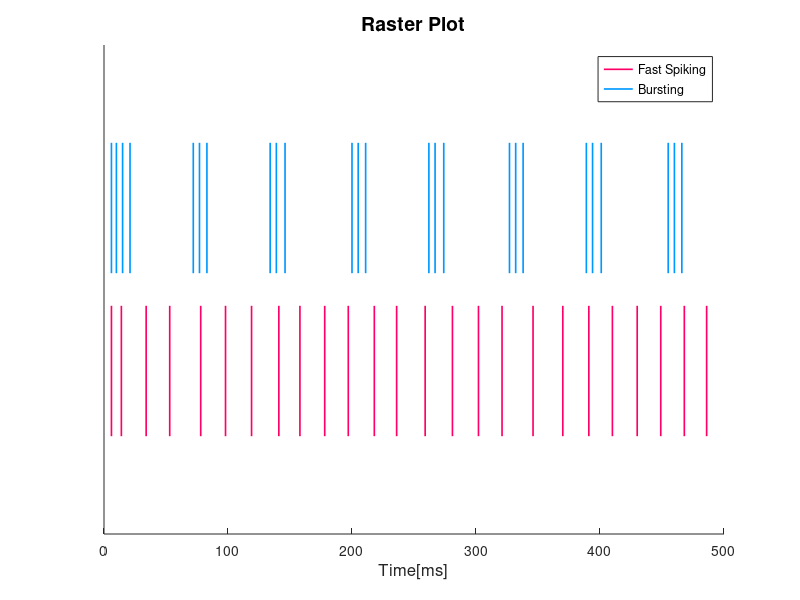

This figure's MATLAB source: (Note: this script raises an error after producing the figure.)
%% Problem 1 - c)
clear; clc; clf;

dt=1;                                       % Time resolution [ms]
tau=1;                                      % Time constant
T=500;                                      % Time [ms]

%% Fast Spking
V=-65*ones(length(-50:T/dt),1);             % Voltage [mV]
u=zeros(length(-50:T/dt),1);
I=zeros(length(-50:T/dt),1);                
I(51:end)=10*ones(length(I(51:end)),1);     % Current is 10mA starting from t=0ms
FS_Spk_time=zeros(length(0:T/dt),1);        % Array for Spike timing [ms]

FS=[0.04, 0.2, -65, 2];                     % Parameters for fast spiking

tmp=FS; a=tmp(1); b=tmp(2); c=tmp(3); d=tmp(4);

u(1)=V(1)*b;

for it=1:T/dt+50;
    V(it+1)=(V(it)+(0.04*V(it)^2+5*V(it)+140-u(it)+I(it))*dt/tau).*(V(it)<=30)+c.*(V(it)>30);
    u(it+1)=u(it)+(a*(b*V(it+1)-u(it))*dt/tau).*(V(it)<=30)+d.*(V(it)>30);
    if it>=51                               % After first 50ms (for stabilizing the volatge
        FS_Spk_time(it-50)=(V(it)>30);      % Find spike timings
    end
end

V=V(51:end);                                % Only obtain V(t) where t>0
u=u(51:end);                                % Only obtain u(t) where t>0

FS_Spk_moment=find(FS_Spk_time==1);         % Moment where spike is generated [ms]

%% Fast Spking
V=-65*ones(length(-50:T/dt),1);             % Voltage [mV]
u=zeros(length(-50:T/dt),1);
I=zeros(length(-50:T/dt),1);                
I(51:end)=10*ones(length(I(51:end)),1);     % Current is 10mA starting from t=0ms
Bur_Spk_time=zeros(length(0:T/dt),1);       % Array for Spike timing [ms]

Bur=[0.02, 0.2, -50, 2.5];                  % Parameters for bursting

tmp=Bur; a=tmp(1); b=tmp(2); c=tmp(3); d=tmp(4);

u(1)=V(1)*b;

for it=1:T/dt+50;
    V(it+1)=(V(it)+(0.04*V(it)^2+5*V(it)+140-u(it)+I(it))*dt/tau).*(V(it)<=30)+c.*(V(it)>30);
    u(it+1)=u(it)+(a*(b*V(it+1)-u(it))*dt/tau).*(V(it)<=30)+d.*(V(it)>30);
    if it>=51                               % After first 50ms (for stabilizing the volatge)
        Bur_Spk_time(it-50)=(V(it)>30);     % Find spike timings
    end
end

V=V(51:end);                                % Only obtain V(t) where t>0
u=u(51:end);                                % Only obtain u(t) where t>0

Bur_Spk_moment=find(Bur_Spk_time==1);       % Moment where spike is generated [ms]

%% Raster Plot
figure(1);
hold on;
spk_arr=FS_Spk_time;
spk=spk_arr.*2-1;
n=find(spk==1);                             % Find spike regions
for it=1:length(n)
    p1=plot([n(it) n(it)],[0.6 1.4], 'color',[1 0 0.4], 'Linewidth',1.2);
end

spk_arr=Bur_Spk_time;
spk=spk_arr.*2-1;
n=find(spk==1);                             % Find spike regions
for it=1:length(n)
    p2=plot([n(it) n(it)],[1.6 2.4], 'color',[0 0.6 1], 'Linewidth',1.2);
end
legend([p1,p2],'Fast Spiking', 'Bursting');
xlim([0 T]);
ylim([0 3]);
title('Raster Plot','FontSize',14);
xlabel('Time[ms]','FontSize',12);
set(gca,'ytick',[]);

%% Plot accumulated histogram
width=10;                                   % Width of the bin (ms)
                                            % Find number of spikes for the given time bin
[PSTH_FS, num_bin]=O_PSTH(FS_Spk_time,width);
[PSTH_Bur, num_bin]=O_PSTH(Bur_Spk_time,width);

figure(2);                                  % Plot the accumulated number of spike bar graph
hold on;
vals_FS=repelem(((0:num_bin-1)+0.5)*width,PSTH_FS);
histogram(vals_FS,'Normalization','cumcount','BinWidth',width,'BinLimits',[0 500]);
vals_Bur=repelem(((0:num_bin-1)+0.5)*width,PSTH_Bur);
histogram(vals_Bur,'Normalization','cumcount','BinWidth',width,'BinLimits',[0 500]);
xlim([0 500]);
xlabel('Time[ms]','FontSize',12);
ylabel('# of spikes','FontSize',12);
title('Accumulated number of spikes','FontSize',14);
legend('Fast Spiking', 'Bursting');
hold off;